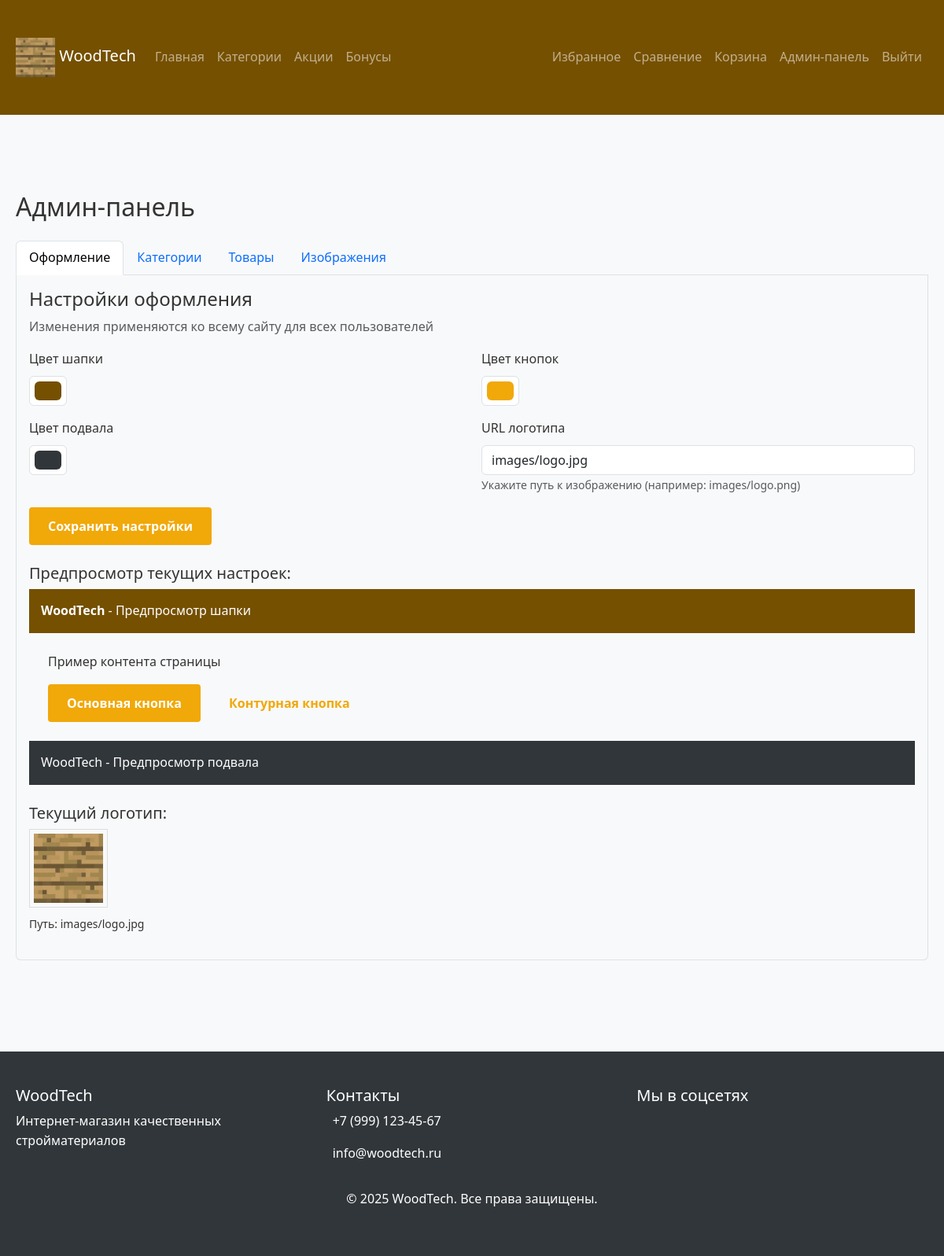
Screenshot of /admin.php (signed in) with the database file from the repository.
### tables this page shows
CREATE TABLE `theme_settings` (
  `id` int NOT NULL,
  `header_color` varchar(7) DEFAULT '#2c3e50',
  `footer_color` varchar(7) DEFAULT '#34495e',
  `button_color` varchar(7) DEFAULT '#3498db',
  `logo_url` varchar(255) DEFAULT 'images/logo.jpg',
  `updated_at` timestamp NULL DEFAULT CURRENT_TIMESTAMP ON UPDATE CURRENT_TIMESTAMP
);

### config.php (called while the page is built, shortened)
<?php
$host = 'localhost';
$dbname = 'woodtech';
$username = 'root';
$password = '';
try {
    $pdo = new PDO("mysql:host=$host;dbname=$dbname", $username, $password);
    $pdo->setAttribute(PDO::ATTR_ERRMODE, PDO::ERRMODE_EXCEPTION);
} catch(PDOException $e) {
    echo "Ошибка подключения: " . $e->getMessage();
}
if (!function_exists('isLoggedIn')) {
    function isLoggedIn() {
        return isset($_SESSION['user_id']);
    }
}
if (!function_exists('isAdmin')) {
    function isAdmin() {
        return isset($_SESSION['is_admin']) && $_SESSION['is_admin'] == 1;
    }
}
if (!function_exists('getThemeSettings')) {
    function getThemeSettings($pdo) {
        $stmt = $pdo->prepare("SELECT * FROM theme_settings WHERE id = 1");
        $stmt->execute();
        $settings = $stmt->fetch(PDO::FETCH_ASSOC);
        return $settings;
    }
}
$theme_settings = getThemeSettings($pdo);
?>

### admin.php (the view, shortened to what this page needs)
<?php
include 'config.php';
?>
<!DOCTYPE html>
<html lang="ru">
<head>
    <link href="https://cdn.jsdelivr.net/npm/bootstrap@5.3.0/dist/css/bootstrap.min.css" rel="stylesheet">
    <link rel="stylesheet" href="css/style.php">
</head>
<body>
    <?php include 'header.php'; ?>
    <main class="container my-5">
        <h2 class="mb-4">Админ-панель</h2>
        <ul class="nav nav-tabs" id="adminTabs" role="tablist">
            <li class="nav-item" role="presentation">
                <button class="nav-link active" id="theme-tab" data-bs-toggle="tab" data-bs-target="#theme" type="button" role="tab">Оформление</button>
            </li>
            <li class="nav-item" role="presentation">
                <button class="nav-link" id="categories-tab" data-bs-toggle="tab" data-bs-target="#categories" type="button" role="tab">Категории</button>
            </li>
            <li class="nav-item" role="presentation">
                <button class="nav-link" id="products-tab" data-bs-toggle="tab" data-bs-target="#products" type="button" role="tab">Товары</button>
            </li>
            <li class="nav-item" role="presentation">
                <button class="nav-link" id="images-tab" data-bs-toggle="tab" data-bs-target="#images" type="button" role="tab">Изображения</button>
            </li>
        </ul>
        <div class="tab-content p-3 border border-top-0 rounded-bottom" id="adminTabsContent">
            <div class="tab-pane fade show active" id="theme" role="tabpanel">
                <h4>Настройки оформления</h4>
                <p class="text-muted">Изменения применяются ко всему сайту для всех пользователей</p>
                <form method="POST">
                    <div class="row">
                        <div class="col-md-6">
                            <div class="mb-3">
                                <label class="form-label">Цвет шапки</label>
                                <input type="color" name="header_color" class="form-control form-control-color" value="<?= $theme_settings['header_color'] ?>" required>
                            </div>
                            <div class="mb-3">
                                <label class="form-label">Цвет подвала</label>
                                <input type="color" name="footer_color" class="form-control form-control-color" value="<?= $theme_settings['footer_color'] ?>" required>
                            </div>
                        </div>
                        <div class="col-md-6">
                            <div class="mb-3">
                                <label class="form-label">Цвет кнопок</label>
                                <input type="color" name="button_color" class="form-control form-control-color" value="<?= $theme_settings['button_color'] ?>" required>
                            </div>
                            <div class="mb-3">
                                <label class="form-label">URL логотипа</label>
                                <input type="text" name="logo_url" class="form-control" value="<?= $theme_settings['logo_url'] ?>" required>
                                <small class="form-text text-muted">
                                    Укажите путь к изображению (например: images/logo.png)
                                </small>
                            </div>
                        </div>
                    </div>
                    <button type="submit" name="update_theme" class="btn btn-primary">Сохранить настройки</button>
                </form>
                <div class="mt-4">
                    <h5>Предпросмотр текущих настроек:</h5>
                    <div class="preview-section">
                        <div class="preview-header" style="background-color: <?= $theme_settings['header_color'] ?>; padding: 15px; color: white;">
                            <strong>WoodTech</strong> - Предпросмотр шапки
                        </div>
                        <div class="preview-content p-4 bg-light">
                            <p>Пример контента страницы</p>
                            <button class="btn me-2" style="background-color: <?= $theme_settings['button_color'] ?>; color: white;">
                                Основная кнопка
                            </button>
                            <button class="btn btn-outline-secondary" style="border-color: <?= $theme_settings['button_color'] ?>; color: <?= $theme_settings['button_color'] ?>;">
                                Контурная кнопка
                            </button>
                        </div>
                        <div class="preview-footer" style="background-color: <?= $theme_settings['footer_color'] ?>; padding: 15px; color: white;">
                            WoodTech - Предпросмотр подвала
                        </div>
                    </div>
                </div>
                <div class="mt-4">
                    <h5>Текущий логотип:</h5>
                    <?php if ($theme_settings['logo_url'] && file_exists($theme_settings['logo_url'])): ?>
                        <img src="<?= $theme_settings['logo_url'] ?>" alt="Логотип" style="max-height: 100px; border: 1px solid #ddd; padding: 5px;">
                        <p class="mt-2"><small>Путь: <?= $theme_settings['logo_url'] ?></small></p>
                    <?php else: ?>
                        <p class="text-muted">Логотип не найден по указанному пути</p>
                    <?php endif; ?>
                </div>
            </div>
        </div>
    </main>
    <?php include 'footer.php'; ?>
</body>
</html>

### header.php (shortened to what this page needs)
<header id="site-header" class="header">
    <nav class="navbar navbar-expand-lg navbar-dark">
        <div class="container">
            <a class="navbar-brand" href="index.php">
                <img src="<?= $theme_settings['logo_url'] ?>" alt="WoodTech" height="50" onerror="this.src='images/logo.jpg'">
                <span id="site-title">WoodTech</span>
            </a>
            <div class="collapse navbar-collapse" id="navbarNav">
                <ul class="navbar-nav me-auto">
                    <li class="nav-item"><a class="nav-link" href="index.php">Главная</a></li>
                    <li class="nav-item"><a class="nav-link" href="#categories">Категории</a></li>
                    <li class="nav-item"><a class="nav-link" href="#promotions">Акции</a></li>
                    <li class="nav-item"><a class="nav-link" href="#bonus">Бонусы</a></li>
                </ul>
                <ul class="navbar-nav">
                    <?php if(isLoggedIn()): ?>
                        <li class="nav-item"><a class="nav-link" href="favorites.php"><i class="fas fa-heart"></i> Избранное</a></li>
                        <li class="nav-item"><a class="nav-link" href="compare.php"><i class="fas fa-balance-scale"></i> Сравнение</a></li>
                        <li class="nav-item"><a class="nav-link" href="cart.php"><i class="fas fa-shopping-cart"></i> Корзина</a></li>
                        <?php if(isAdmin()): ?>
                            <li class="nav-item"><a class="nav-link" href="admin.php"><i class="fas fa-cog"></i> Админ-панель</a></li>
                        <?php endif; ?>
                        <li class="nav-item"><a class="nav-link" href="logout.php"><i class="fas fa-sign-out-alt"></i> Выйти</a></li>
                    <?php endif; ?>
                </ul>
            </div>
        </div>
    </nav>
</header>

### rows the page displays
theme_settings: logo_url (picture), header_color "#755000", footer_color "#31363a", button_color "#f1a809", logo_url "images/logo.jpg"
